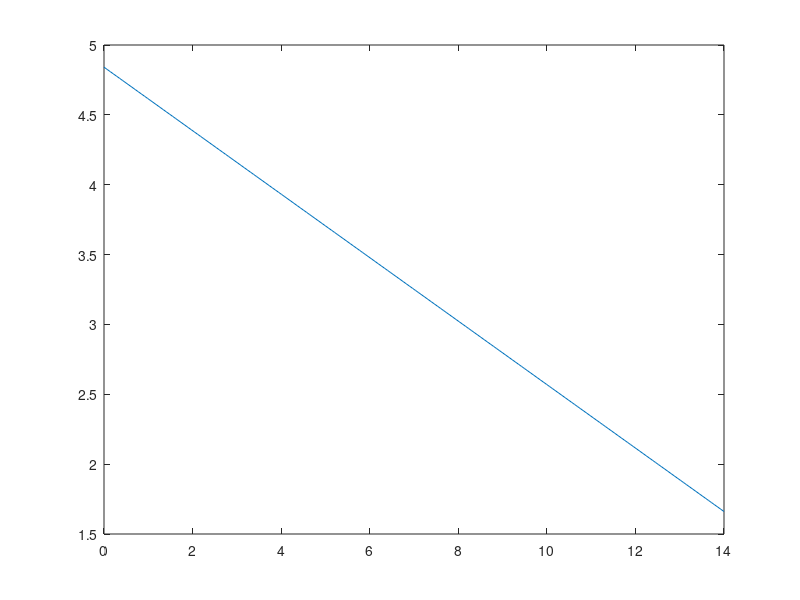

Here is the MATLAB script that generated this plot:
clear
clc

F = [0 1 2 3 4 5 6 7 8 9 10];
P = [5.03 4.71 4.40 3.97 3.88 3.62 3.3 3.15 3.08 2.92 2.7];

%- item a -%
%    y = n0/(1+n0at)
% => y(1+n0+at) = n0
% => y+yn0at = n0
% => ln(yn0at) = ln(n0)
% => ln(y) + ln(n0at) = ln(n0)
% => y + n0at = n0
% => y = n0 - n0at

% el sistema queda
% b = Ax
% [y1...yn] = [1...1n;F1...Fn]*[n0;-n0a]

%- item b -%
b = P;
b = b';
A = [ones(size(F))', F'];

%- item c -%
x = (A'*A)\(A'*b);
n0 = x(1);
a = (x(2)/n0)*-1;

%- item d -%
M = @(t) n0-n0*a*t;
xgrafico = linspace(0,14,200);
plot(xgrafico,M(xgrafico))

%- item e -%
prediccion = M(F(end)+2);
fprintf("La concentracion de iones a los 12s sera de %f\n", prediccion)
